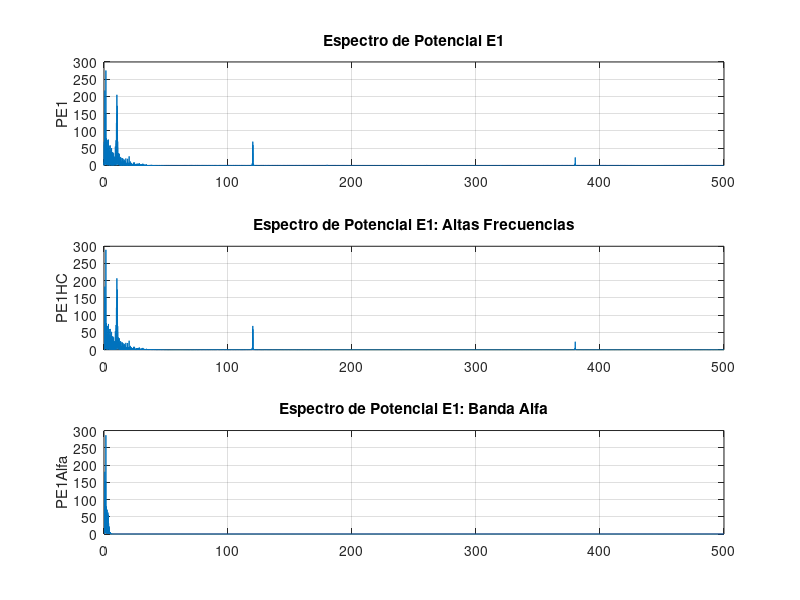
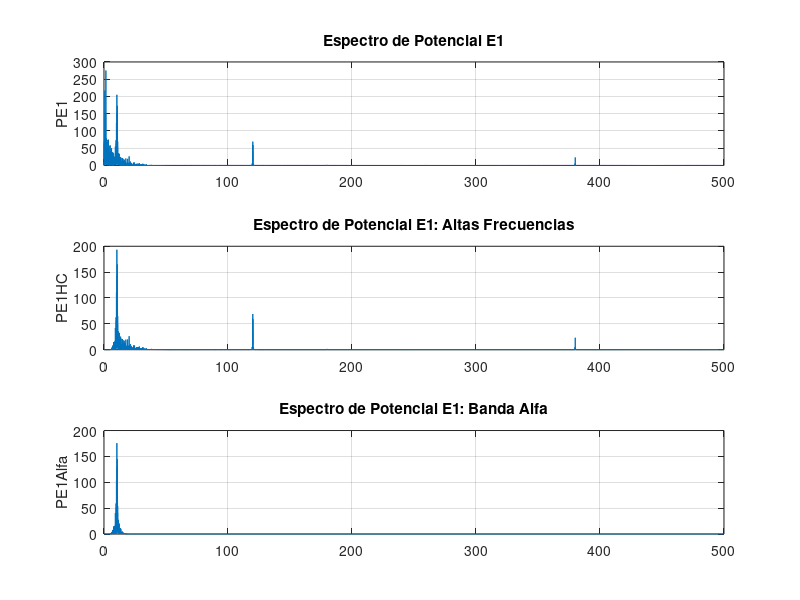

MATLAB code to generate these figures, in order:
clc
clear
load('EEG.mat')
%Parametrizacion
N=length(EEG);
Fs=1000;...Frecuencia de Muestreo
Nm=N/2;...Numero de Muestras
%2.2.1
t=0:1/Fs:(1/Fs)*(N-1);...Vector Tiempo
%2.2.2
Fm=Fs/2;...Frecuencia de Nyquist
f=0:Fm/Nm:Fm/Nm*(Nm-1);...Vector Frecuencia

%3.2.3
%Beta
n=5;...Orden
fc1=0.5;...Aqui definimos
fc2=4;...Las Frecuencias de Corte
... En Beta son [0.5-4]Hz
%Filtros Butter
%Pasa Altas
[b1,a1]=butter(n,fc1/Fm,'high');...Coeficiente de Polinomios
%Pasa Bajas
[b2,a2]=butter(n,fc2/Fm,'low');...Coeficiente de Polinomios

%3.2.4
%Traemos la Señal
E1b=EEG(:,1);
E1bT=fft(E1b);...Señal Transformada (Compleja)
%Potencia del Electrodo
PEb1=E1bT.*conj(E1bT)/N;...Epectro Espejo
PE1bM=PEb1(1:Nm);...Espectro De Potencia (grf)
figure
%Configuraciones Grafica
subplot(3,1,1)
plot(f,PE1bM)
grid on
title('Espectro de Potencial E1')
ylabel("PE1")

%Señal Filtrada HC
E1bHC=filter(b1,a1,E1b);
E1bHCT=fft(E1bHC);
PE1bHC=E1bHCT.*conj(E1bHCT)/N;
PE1bHCM=PE1bHC(1:Nm);...Espectro Potencia (grf)
subplot(3,1,2)
plot(f,PE1bHCM)
grid on
title('Espectro de Potencial E1: Altas Frecuencias')
ylabel("PE1HC")

%Señal Filtrada LC
E1LC=filter(b2,a2,E1bHC);
E1LCT=fft(E1LC);
PE1LC=E1LCT.*conj(E1LCT)/N;
PE1LCM=PE1LC(1:Nm);...Espectro Potencia Alfa Final (grf)
subplot(3,1,3)
plot(f,PE1LCM)
grid on
title('Espectro de Potencial E1: Banda Alfa')
ylabel("PE1Alfa")

%/-----------------------------------------------------------------/

%3.2.4
%Alfa
n=5;...Orden
fc1=8;...Aqui definimos
fc2=13;...Las Frecuencias de Corte
... En Alfa son [8-13]Hz
%Filtros Butter
%Pasa Altas
[b1,a1]=butter(n,fc1/Fm,'high');...Coeficiente de Polinomios
%Pasa Bajas
[b2,a2]=butter(n,fc2/Fm,'low');...Coeficiente de Polinomios

%3.2.5
%Traemos la Señal
E1=EEG(:,1);
E1T=fft(E1);...Señal Transformada (Compleja)
%Potencia del Electrodo
PE1=E1T.*conj(E1T)/N;...Epectro Espejo
PE1M=PE1(1:Nm);...Espectro De Potencia (grf)
figure
%Configuraciones Grafica
subplot(3,1,1)
plot(f,PE1M)
grid on
title('Espectro de Potencial E1')
ylabel("PE1")

%Señal Filtrada HC
E1HC=filter(b1,a1,E1);
E1HCT=fft(E1HC);
PE1HC=E1HCT.*conj(E1HCT)/N;
PE1HCM=PE1HC(1:Nm);...Espectro Potencia (grf)
subplot(3,1,2)
plot(f,PE1HCM)
grid on
title('Espectro de Potencial E1: Altas Frecuencias')
ylabel("PE1HC")

%Señal Filtrada LC
E1LC=filter(b2,a2,E1HC);
E1LCT=fft(E1LC);
PE1LC=E1LCT.*conj(E1LCT)/N;
PE1LCM=PE1LC(1:Nm);...Espectro Potencia Alfa Final (grf)
subplot(3,1,3)
plot(f,PE1LCM)
grid on
title('Espectro de Potencial E1: Banda Alfa')
ylabel("PE1Alfa")

%Energias
EE1A=sum(PE1LCM.*PE1LCM)/Nm

%%
    
